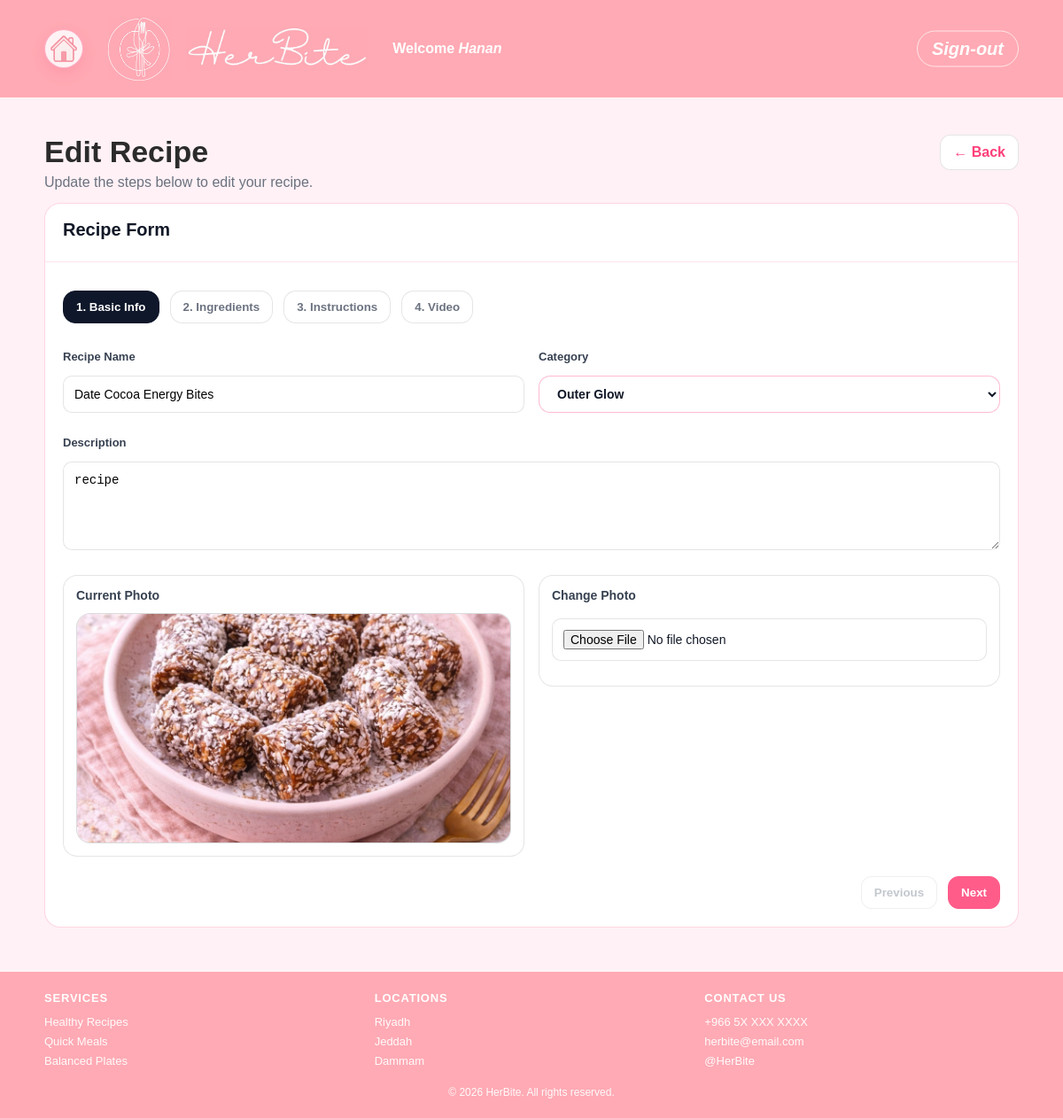
The app's page /editRecipe.php?id=7 (signed in) with its own data.
### tables this page shows
CREATE TABLE `users` (
  `id` int(11) NOT NULL,
  `userType` enum('user','admin') NOT NULL,
  `firstName` varchar(100) NOT NULL,
  `lastName` varchar(100) NOT NULL,
  `emailAddress` varchar(100) NOT NULL,
  `password` varchar(255) NOT NULL,
  `photoFileName` varchar(255) NOT NULL
);

CREATE TABLE `recipe` (
  `id` int(11) NOT NULL,
  `userID` int(11) NOT NULL,
  `categoryID` int(11) NOT NULL,
  `name` varchar(150) NOT NULL,
  `description` text DEFAULT NULL,
  `photoFileName` varchar(255) DEFAULT NULL,
  `videoFilePath` varchar(255) DEFAULT NULL
);

CREATE TABLE `recipecategory` (
  `id` int(11) NOT NULL,
  `categoryName` varchar(100) NOT NULL
);

### recipe_helpers.php (called while the page is built, shortened)
<?php
function require_user_login(mysqli $conn): array {
    $userId = (int) $_SESSION['user_id'];
    $stmt = $conn->prepare("SELECT id, firstName, lastName, emailAddress, photoFileName FROM users WHERE id = ?");
    $stmt->bind_param("i", $userId);
    $stmt->execute();
    $result = $stmt->get_result();
    $user = $result->fetch_assoc();
    return $user;
}
function h(?string $value): string {
    return htmlspecialchars((string) $value, ENT_QUOTES, 'UTF-8');
}
function fetch_recipe_with_details(mysqli $conn, int $recipeId, int $userId): ?array {
    $stmt = $conn->prepare("
        SELECT recipe.*,
               recipecategory.categoryName
        FROM recipe
        LEFT JOIN recipecategory ON recipecategory.id = recipe.categoryID
        WHERE recipe.id = ? AND recipe.userID = ?
    ");
    $stmt->bind_param("ii", $recipeId, $userId);
    $stmt->execute();
    $result = $stmt->get_result();
    $recipe = $result->fetch_assoc();
    $ingredientsStmt = $conn->prepare("
        SELECT id, ingredientName, quantity
        FROM recipeingredient
        WHERE recipeID = ?
        ORDER BY id ASC
    ");
    $ingredientsStmt->bind_param("i", $recipeId);
    $ingredientsStmt->execute();
    $recipe['ingredients'] = $ingredientsStmt->get_result()->fetch_all(MYSQLI_ASSOC);
    $instructionsStmt = $conn->prepare("
        SELECT id, stepNumber, instructionText
        FROM recipeinstruction
        WHERE recipeID = ?
        ORDER BY stepNumber ASC, id ASC
    ");
    $instructionsStmt->bind_param("i", $recipeId);
    $instructionsStmt->execute();
    $recipe['instructions'] = $instructionsStmt->get_result()->fetch_all(MYSQLI_ASSOC);
    return $recipe;
}

### editRecipe.php (the view, shortened to what this page needs)
<?php
include 'db.php';
include 'recipe_helpers.php';
$user = require_user_login($conn);
$userId = (int) $user['id'];
$recipeId = isset($_GET['id']) ? (int) $_GET['id'] : 0;
$recipe = fetch_recipe_with_details($conn, $recipeId, $userId);
$categoriesResult = $conn->query("SELECT id, categoryName FROM recipecategory ORDER BY categoryName ASC");
?>
<!DOCTYPE html>
<html lang="en">
<head>
  <link rel="stylesheet" href="stylesheet.css">
</head>
<body class="user-page header-admin">
  <div class="page">
    <header class="site-header">
      <div class="header-inner">
        <a href="user.php" class="home-link" aria-label="Go to home">
          <img src="home.PNG" alt="Home">
        </a>
        <div class="brand"><img src="logo.jpg" alt="HerBite Logo"></div>
        <div class="brand-title"><img src="title.jpg" alt="HerBite Title"></div>
        <div class="header-right">
          <div class="welcome">Welcome <span class="name"><?php echo h($user['firstName']); ?></span></div>
        </div>
        <div class="logout"><a href="logout.php">Sign-out</a></div>
      </div>
    </header>
    <main class="page-main">
      <div class="er-page-head">
        <div>
          <h1 class="er-h1">Edit Recipe</h1>
          <p class="er-p">Update the steps below to edit your recipe.</p>
        </div>
        <a class="er-back" href="myRecipes.php">← Back</a>
      </div>
      <section class="er-card">
        <div class="er-card-top">
          <h2 class="er-card-title">Recipe Form</h2>
        </div>
        <div class="er-card-body">
          <div class="er-tabs" role="tablist" aria-label="Recipe steps">
            <button type="button" class="er-tab is-active" data-step="0">1. Basic Info</button>
            <button type="button" class="er-tab" data-step="1">2. Ingredients</button>
            <button type="button" class="er-tab" data-step="2">3. Instructions</button>
            <button type="button" class="er-tab" data-step="3">4. Video</button>
          </div>
          <form id="editRecipeForm" action="updateRecipe.php" method="post" enctype="multipart/form-data">
            <div class="er-step is-active" data-step="0">
              <div class="er-grid2">
                <div>
                  <label class="er-label" for="editRecipeName">Recipe Name</label>
                  <input class="er-input" id="editRecipeName" name="name" type="text" value="<?php echo h($recipe['name']); ?>" required>
                </div>
                <div>
                  <label class="er-label" for="editCategoryID">Category</label>
                  <select class="er-input" id="editCategoryID" name="categoryID" required>
                    <?php while ($category = $categoriesResult->fetch_assoc()) { ?>
                      <option value="<?php echo (int) $category['id']; ?>" <?php echo ((int) $category['id'] === (int) $recipe['categoryID']) ? 'selected' : ''; ?>>
                        <?php echo h($category['categoryName']); ?>
                      </option>
                    <?php } ?>
                  </select>
                </div>
              </div>
              <label class="er-label" for="editDescription">Description</label>
              <textarea class="er-textarea" id="editDescription" name="description" required><?php echo h($recipe['description']); ?></textarea>
              <div class="er-current">
                <div class="er-current-box">
                  <div class="er-current-title">Current Photo</div>
                  <img class="er-current-img" src="<?php echo h($recipe['photoFileName'] ?: 'default.png'); ?>" alt="Current photo">
                </div>
                <div class="er-current-box">
                  <div class="er-current-title">Change Photo</div>
                  <input class="er-input" name="photo" type="file" accept="image/*">
                </div>
              </div>
            </div>
            <div class="er-actions">
              <button type="button" class="er-btn er-btn-ghost" id="prevBtn" disabled>Previous</button>
              <div class="er-actions-right">
                <button type="button" class="er-btn er-btn-primary" id="nextBtn">Next</button>
              </div>
            </div>
          </form>
        </div>
      </section>
    </main>
    <footer class="site-footer">
      <div class="footer-inner">
        <div class="footer-col">
          <h4>Services</h4>
          <p>Healthy Recipes</p>
          <p>Quick Meals</p>
          <p>Balanced Plates</p>
        </div>
        <div class="footer-col">
          <h4>Locations</h4>
          <p>Riyadh</p>
          <p>Jeddah</p>
          <p>Dammam</p>
        </div>
        <div class="footer-col">
          <h4>Contact Us</h4>
          <p>+966 5X XXX XXXX</p>
          <p>herbite@email.com</p>
          <p>@HerBite</p>
        </div>
      </div>
      <div class="footer-bottom">
        © 2026 HerBite. All rights reserved.
      </div>
    </footer>
  </div>
</body>
</html>

### records on screen
users: firstName "Hanan"
recipe: name "Date Cocoa Energy Bites", categoryID "Outer Glow", description "recipe", photoFileName (picture)
